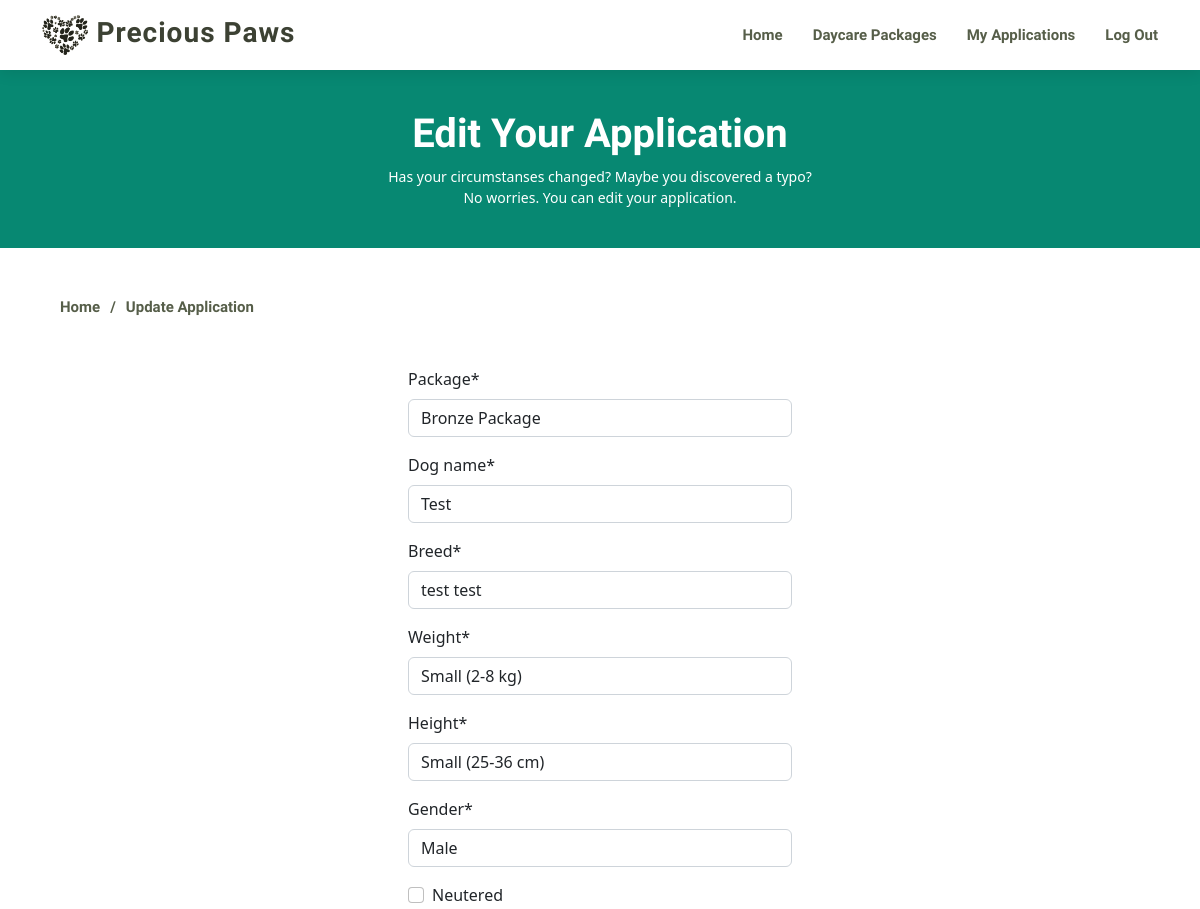
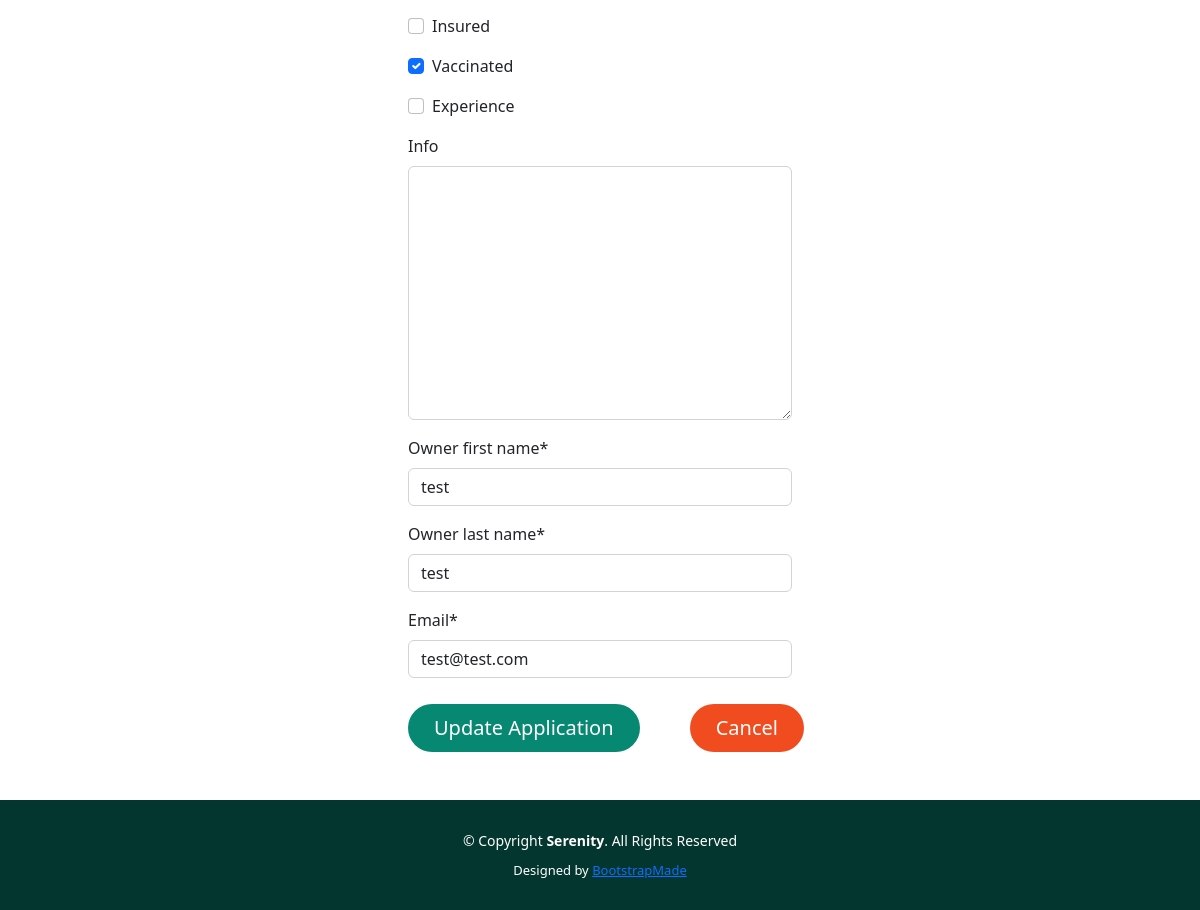
Before: /edit_application/1/ (signed in) with the older database file (2 pictures, top to bottom).
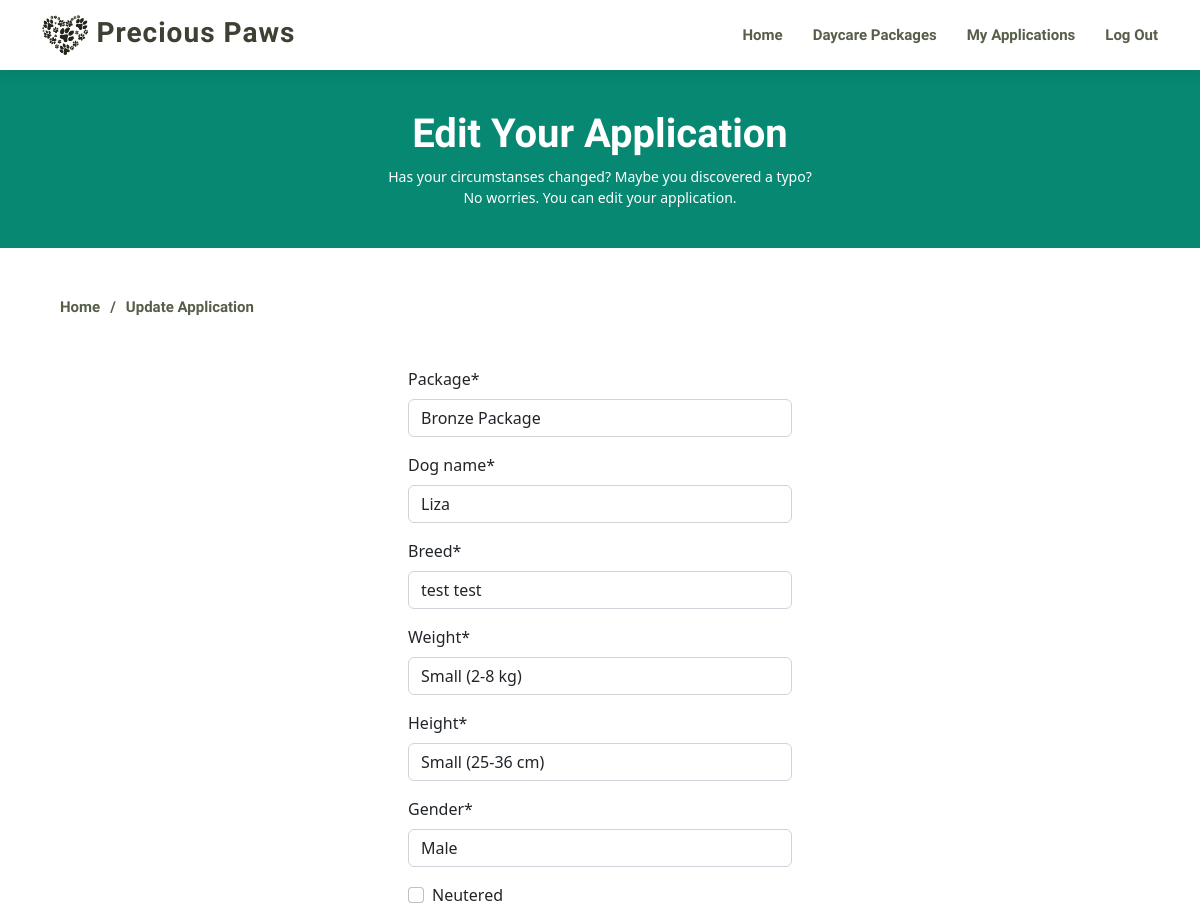
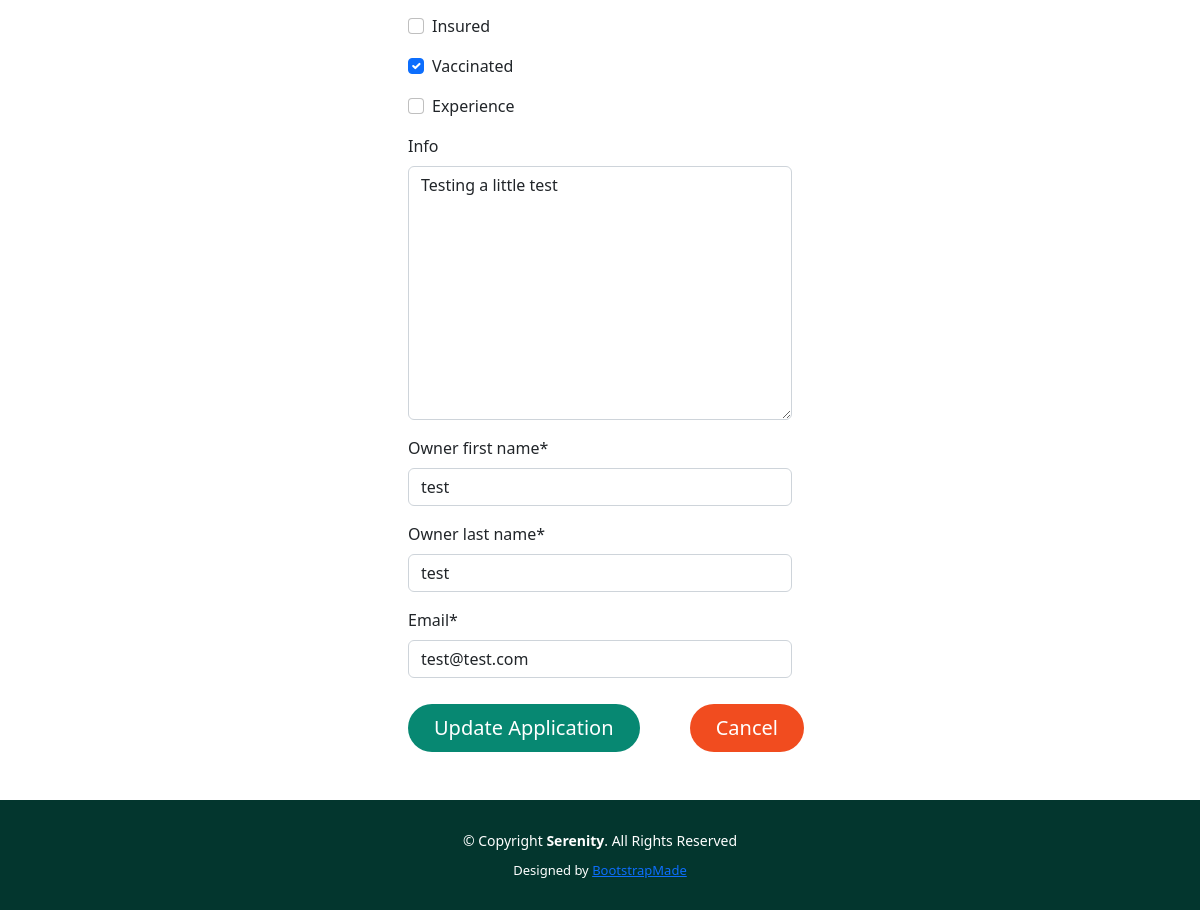
After: the same page with the newer database file (2 pictures, top to bottom).
### daycare/models.py (models this page shows, shortened)
class Application(models.Model):
    PACKAGE = [
        (None, 'Pick a choice'),
        ('Iron', 'Iron Package'),
        ('Bronze', 'Bronze Package'),
        ('Silver', 'Silver Package'),
        ('Gold', 'Gold Package')
    ]
    STATUS = [
        (0, 'Pending'),
        (1, 'Approved'),
        (3, 'Rejected')
    ]
    WEIGHT_CHOICES = [
        (None, 'Pick a choice'),
        ('Mini', 'Mini (< 2 kg)'),
        ('Small', 'Small (2-8 kg)'),
        ('Medium', 'Medium (8-15 kg)'),
        ('Large', 'Large (> 15 kg)')
    ]
    HEIGHT_CHOICES = [
        (None, 'Pick a choice'),
        ('Mini', 'Mini (< 25 cm)'),
        ('Small', 'Small (25-36 cm)'),
        ('Medium', 'Medium (36-45 cm)'),
        ('Large', 'Large (> 45 cm)')
    ]
    GENDER_CHOICES = [
        (None, 'Pick a choice'),
        ('Male', 'Male'),
        ('Female', 'Female')
    ]
    dog_name = models.CharField(max_length=200, blank=False)
    author = models.CharField(max_length=80)
    created_on = models.DateTimeField(auto_now_add=True)
    status = models.IntegerField(choices=STATUS, default=0)
    package = models.CharField(
        max_length=10,
        choices=PACKAGE,
        default=None
        )
    breed = models.CharField(max_length=200, blank=False, default='')
    weight = models.CharField(
        max_length=10,
        choices=WEIGHT_CHOICES,
        default=None
        )
    height = models.CharField(
        max_length=10,
        choices=HEIGHT_CHOICES,
        default=None
        )
    gender = models.CharField(
        max_length=10,
        choices=GENDER_CHOICES,
        default=None
        )
    neutered = models.BooleanField(default=False)
    insured = models.BooleanField(default=False)
    vaccinated = models.BooleanField(default=False)
    experience = models.BooleanField(default=False)
    info = models.TextField(blank=True)
    owner_first_name = models.CharField(max_length=200, blank=False)
    owner_last_name = models.CharField(max_length=200, blank=False)
    email = models.EmailField(blank=False)
    class Meta:
        ordering = ['created_on']

### daycare/views.py (the view)
# urls.py: path('edit_application/<int:pk>/', views.EditApplication.as_view(), name='edit_application')
class EditApplication(UpdateView):
    model = Application
    template_name = 'edit_application.html'
    fields = (
            'package',
            'dog_name',
            'breed',
            'weight',
            'height',
            'gender',
            'neutered',
            'insured',
            'vaccinated',
            'experience',
            'info',
            'owner_first_name',
            'owner_last_name',
            'email',
        )
    pk_url_kwarg = 'pk'
    success_url = reverse_lazy('my_applications')

### templates/edit_application.html (shortened to what this page needs)
{% extends "base.html" %}
{% block content %}
{% load crispy_forms_tags %}
<main id="main">
    <section id="breadcrumbs" class="breadcrumbs">
        <div class="breadcrumb-hero">
            <div class="container">
                <div class="breadcrumb-hero">
                    <h1><strong>Edit Your Application</strong></h1>
                    <p>Has your circumstanses changed? Maybe you discovered a typo?</p>
                    <p>No worries. You can edit your application.</p>
                </div>
            </div>
        </div>
        <div class="container navbar">
            <ol>
                <li><a href="{% url 'home' %}">Home</a></li>
                <li class="crumb">Update Application</li>
            </ol>
        </div>
    </section>
    {% if user.is_authenticated %}
    <div class="row">
        <div class="col-4 container-sm mb-5">
            <form method="post">
                {{ form |crispy }}
                <button type="submit" class="btn btn-signup btn-lg" id="apply-button">Update Application</button>
                <a href="{% url 'my_applications' %}"><button type="button" class="btn btn-signup btn-lg" id="cancel-button">Cancel</button></a>
            </form>
        </div>
    </div>
    {% else %}
    <div class="row">
        <div class="col mb-5 min-vh-100">
            <h2 class="text-center">You need to be logged in to apply for daycare</h2>
        </div>
    </div>
    {% endif %}
</main>
{% endblock %}

Changed rows visible on the page:
changed Application "Bronze Package": dog_name "Test" → "Liza"; info (not shown) → "Testing a little test"
